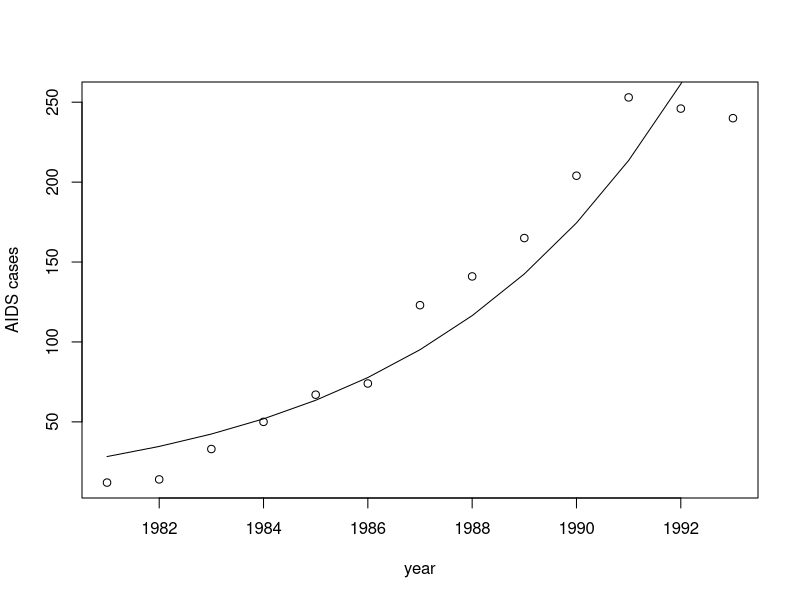

This figure's R source:
nll <- function(theta,t,y) {
  ## -ve log likelihood for AIDS model y_i ~ Poi(alpha*exp(beta*t_i))
  ## theta = (alpha,beta)  
  mu <- theta[1] * exp(theta[2] * t) ## mu = E(y)
  -sum(dpois(y,mu,log=TRUE)) ## the negative log likelihood
} ## nll

gll <- function(theta,t,y) {
  ## grad of -ve log lik of Poisson AIDS early epidemic model
  alpha <- theta[1];beta <- theta[2] ## enhances readability
  ebt <- exp(beta*t) ## avoid computing twice
  -c(sum(y)/alpha - sum(ebt),     ## -dl/dalpha
     sum(y*t) - alpha*sum(t*ebt)) ## -dl/dbeta
} ## gll

hll <- function(theta,t,y) {
  ## Hessian of -ve log lik of Poisson AIDS early epidemic model
  alpha <- theta[1];beta <- theta[2] ## enhances readability
  ebt <- exp(beta*t) ## avoid computing twice
  H <- matrix(0,2,2) ## matrix for Hessian of -ve ll
  H[1,1] <- sum(y)/alpha^2
  H[2,2] <-  alpha*sum(t^2*ebt)
  H[1,2] <- H[2,1] <- sum(t*ebt)
  H
} ## hll


nll2 <- function(theta,t,y) {
  ## wrapper function for nll and its grad and Hessian,
  ## suitable for optimization by nlm 
  z <- nll(theta,t,y) ## the objective
  attr(z,"gradient") <- gll(theta,t,y)
  attr(z,"hessian") <- hll(theta,t,y)
  z
} ## nll2

t80 <- 1:13 ## years since 1980
y <- c(12,14,33,50,67,74,123,141,165,204,253,246,240) ## AIDS cases

th0 <- c(1,1)

fit <- nlm(nll2,th0,y=y,t=t80)

plot(t80+1980,y,xlab="year",ylab="AIDS cases")
mu <- fit$estimate[1]*exp(fit$estimate[2]*t80)
lines(t80+1980,mu)